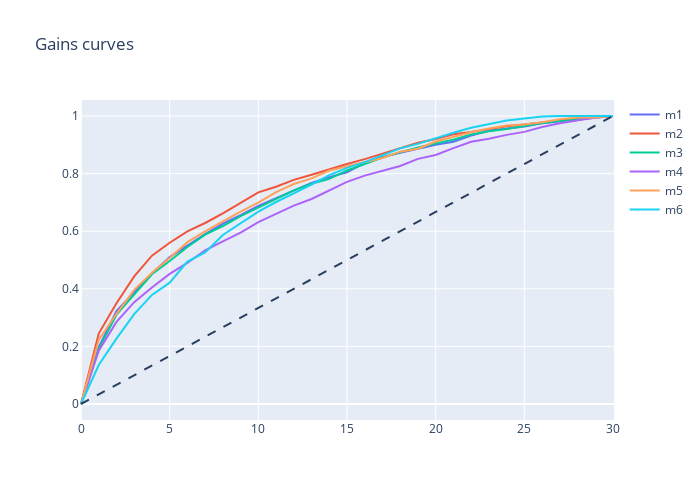

Here is the notebook cell this chart was saved with:
### Markdown cell above
### Gains

### Code cell
fig = go.Figure()


fig.add_shape(
    type='line', line=dict(dash='dash'),
    x0=0, x1=30, y0=0, y1=1
)


for model_key in models:
    
    ## Variables definition
    mx_info = models[model_key]
    dfx = mx_info['df']
    
    ## Gain calculation
    mx_gain = mba263.gain(dfx['res1'], dfx[model_key + '_pred_prob'], bins=30)

    fig.add_trace(
        go.Scatter(
            x=np.linspace(0, 30, num=mx_gain.shape[0]), 
            y=mx_gain,
            mode='lines',
            name=model_key
        )
    )
    

fig.update_layout(
    width=700, height=500,
    title='Gains curves'
)
    
fig.show()

### Figure 1 — Plotly figure (JSON) as saved in the notebook; plotly's stock layout.template omitted (floating-point values rounded to 4 significant figures)
{"data": [{"mode": "lines", "name": "m1", "type": "scatter", "x": [0, 1, 2, 3, 4, 5, 6, 7, 8, 9, 10, 11, 12, 13, 14, 15, 16, 17, 18, 19, 20, 21, 22, 23, 24, 25, 26, 27, 28, 29, 30], "y": [0, 0.1967, 0.3226, 0.3892, 0.4537, 0.5099, 0.5494, 0.59, 0.6264, 0.6556, 0.6878, 0.7149, 0.7409, 0.768, 0.7877, 0.8044, 0.8377, 0.8574, 0.872, 0.8855, 0.9001, 0.9105, 0.9324, 0.949, 0.9563, 0.9636, 0.975, 0.9813, 0.9896, 0.9958, 1]}, {"mode": "lines", "name": "m2", "type": "scatter", "x": [0, 1, 2, 3, 4, 5, 6, 7, 8, 9, 10, 11, 12, 13, 14, 15, 16, 17, 18, 19, 20, 21, 22, 23, 24, 25, 26, 27, 28, 29, 30], "y": [0, 0.2445, 0.3496, 0.4433, 0.5151, 0.5598, 0.5994, 0.6285, 0.6618, 0.6993, 0.7347, 0.7544, 0.7784, 0.796, 0.8158, 0.8335, 0.8502, 0.8689, 0.8887, 0.9074, 0.9199, 0.9365, 0.9448, 0.9553, 0.9646, 0.9709, 0.9781, 0.9865, 0.9917, 0.9979, 1]}, {"mode": "lines", "name": "m3", "type": "scatter", "x": [0, 1, 2, 3, 4, 5, 6, 7, 8, 9, 10, 11, 12, 13, 14, 15, 16, 17, 18, 19, 20, 21, 22, 23, 24, 25, 26, 27, 28, 29, 30], "y": [0, 0.1915, 0.3101, 0.3788, 0.4506, 0.4964, 0.5453, 0.5879, 0.6181, 0.6524, 0.6816, 0.7128, 0.7419, 0.7648, 0.7815, 0.8106, 0.8325, 0.8554, 0.8741, 0.8907, 0.9043, 0.9178, 0.9355, 0.9469, 0.9553, 0.9657, 0.9761, 0.9823, 0.9875, 0.9958, 1]}, {"mode": "lines", "name": "m4", "type": "scatter", "x": [0, 1, 2, 3, 4, 5, 6, 7, 8, 9, 10, 11, 12, 13, 14, 15, 16, 17, 18, 19, 20, 21, 22, 23, 24, 25, 26, 27, 28, 29, 30], "y": [0, 0.1852, 0.2851, 0.3538, 0.4048, 0.4516, 0.4901, 0.5338, 0.565, 0.5952, 0.6316, 0.6608, 0.6889, 0.7118, 0.7419, 0.7711, 0.7929, 0.8085, 0.8262, 0.8512, 0.8647, 0.8887, 0.9105, 0.9209, 0.9344, 0.9448, 0.9615, 0.975, 0.9844, 0.9948, 1]}, {"mode": "lines", "name": "m5", "type": "scatter", "x": [0, 1, 2, 3, 4, 5, 6, 7, 8, 9, 10, 11, 12, 13, 14, 15, 16, 17, 18, 19, 20, 21, 22, 23, 24, 25, 26, 27, 28, 29, 30], "y": [0, 0.2227, 0.3132, 0.3965, 0.4558, 0.5068, 0.5619, 0.5994, 0.6337, 0.6681, 0.6993, 0.7357, 0.7638, 0.7836, 0.8106, 0.8252, 0.8398, 0.8543, 0.8762, 0.8866, 0.9116, 0.9272, 0.9438, 0.9563, 0.9667, 0.9709, 0.9781, 0.9886, 0.9948, 0.9948, 1]}, {"mode": "lines", "name": "m6", "type": "scatter", "x": [0, 1, 2, 3, 4, 5, 6, 7, 8, 9, 10, 11, 12, 13, 14, 15, 16, 17, 18, 19, 20, 21, 22, 23, 24, 25, 26, 27, 28, 29, 30], "y": [0, 0.1353, 0.2268, 0.3122, 0.3788, 0.4214, 0.4943, 0.5265, 0.5869, 0.6285, 0.6681, 0.7014, 0.7315, 0.7617, 0.795, 0.82, 0.8398, 0.8637, 0.8876, 0.9032, 0.923, 0.9417, 0.9594, 0.9729, 0.9844, 0.9917, 0.9979, 1, 1, 1, 1]}], "layout": {"height": 500, "shapes": [{"line": {"dash": "dash"}, "type": "line", "x0": 0, "x1": 30, "y0": 0, "y1": 1}], "title": {"text": "Gains curves"}, "width": 700, "xaxis": {"autorange": true, "range": [-0.05682, 30.06], "type": "linear"}, "yaxis": {"autorange": true, "range": [-0.05556, 1.056], "type": "linear"}}}
